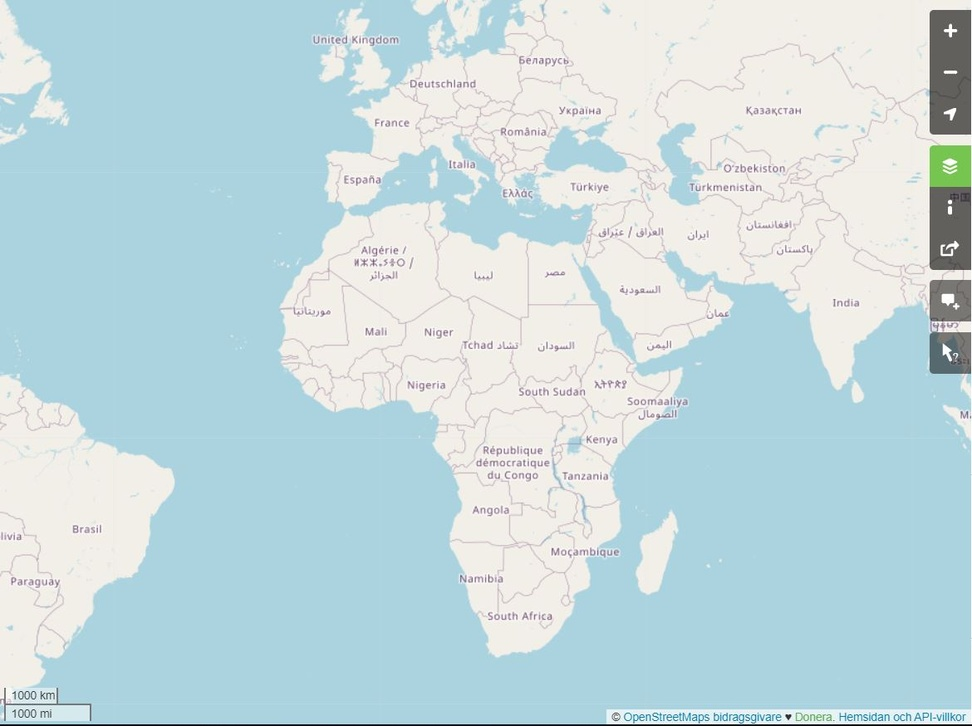
#> input picture plotting_data_on_maps/pyplot_maps_myway/africa_eq_-64&51_100&02_-43&71_59&36.JPG, 972 x 726 px, shrunk from 1170 x 874 before the run
$ python training_plotting_earthquakes_pyplot_myway.py
#> lines starting #> are read from the running program, lines starting #| are printed output that depends on the picture
#This doesn´t work for big areas due probably to projection issues. But works fine for smaller areas.
import json

import matplotlib.pyplot as plt

#--I got this from https://earthquake.usgs.gov/earthquakes/feed/. Chose geojson file and changed extension to json
#but you can download in excel and atom too

filename = 'eq_all_week.json'

#--Read .json file

with open (filename, encoding='utf8') as f:  #enconding cause the original sent a "decodingerror 'charmap' unable...
#> (reads plotting_data_on_maps/pyplot_maps_myway/eq_all_week.json from the repository)
    all_eq_data = json.load(f)


#--Make a list of all earthquakes
img = plt.imread('africa_eq_-64&51_100&02_-43&71_59&36.JPG')
#> img is the input picture: shape (726, 972, 3); mean R, G, B 196.1, 218.1, 222.9

lon_min, lon_max = -64.51, 100.02
lat_min, lat_max = -39, 58.98
extents = [lon_min, lon_max,lat_min,lat_max]


#--extracting location data
all_eq_dicts = all_eq_data['features'] #look at readable_eq_data.json to understand you pick a dict with all eq
mags,lons, lats =[] , [], []

for eq_dict in all_eq_dicts:
    mag = eq_dict['properties']['mag']
    lon = eq_dict['geometry']['coordinates'][0]
    lat = eq_dict['geometry']['coordinates'][1]

    if lon > lon_min and lon < lon_max and lat > lat_min and lat < lat_max and mag > 1.0:
        lons.append(lon)
        lats.append(lat)
        mags.append(mag)
#control, point on Madrid and theoretical 0,0
lats.append(40.416775)
lons.append(-3.703790)
lats.append(lat_min+1)
lons.append(lon_min+1)
#plotting
fig = plt.figure ('My way of plotting maps in pyplot')
ax = fig.add_subplot(1,1,1)
ax.imshow(img, aspect = 'auto', extent = extents )
ax.scatter (lons, lats, s= 30)

plt.show()
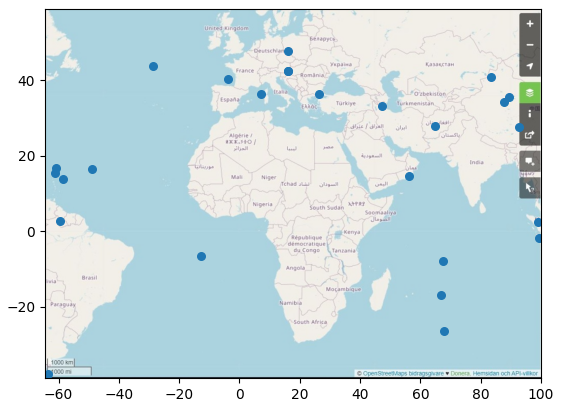
#> figure drawn by matplotlib, 1 panel
